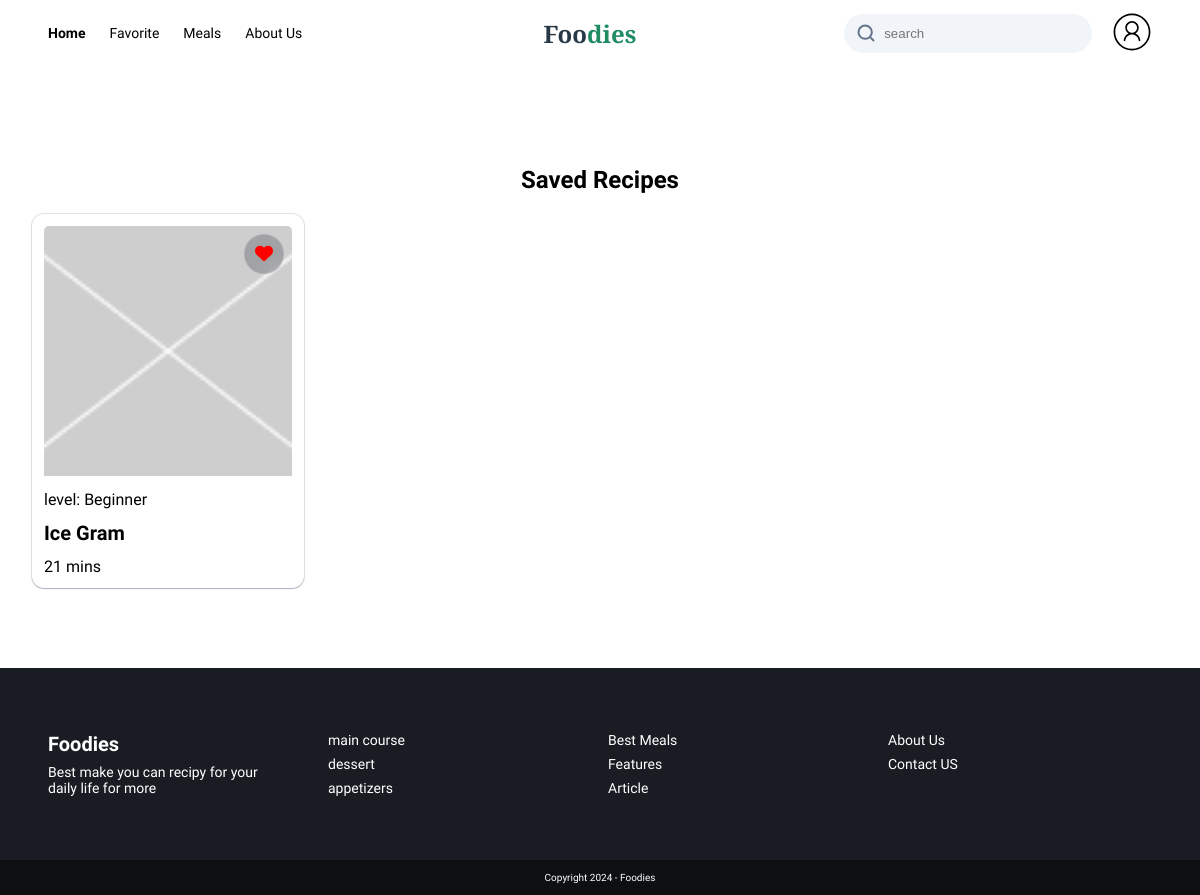
Screenshot of /favorite/ (signed in) with the database file from the repository.
### recipes/models.py (models this page shows, shortened)
class Recipe(models.Model):
    id = models.AutoField(primary_key=True)
    date = models.DateField(auto_now_add=True)
    name = models.CharField(max_length=100)
    publisher = models.ForeignKey(Publisher, on_delete=models.CASCADE, related_name="PublishInfo")
    description = models.TextField(null=False, blank=False)
    duration = models.PositiveIntegerField(null=True, blank=True)
    level = models.ForeignKey(Level, on_delete=models.CASCADE, name='Level')
    category = models.ForeignKey(Category, on_delete=models.CASCADE, related_name="recipes")
    ingredients = models.ManyToManyField(Ingredient, through='RecipeIngredient', related_name='recipes')
    steps = models.TextField(null=False, blank=False)
    image_link = models.CharField(max_length=1000, default='defaultImage')

class Level(models.Model):
    name = models.CharField(max_length=100)
    def __str__(self):
        return f"level: {self.name}"

### recipes/views.py (the view)
# urls.py: path('favorite/', views.favorite, name="favorite"),
def favorite(request):
    if request.user.is_authenticated:
        recipes = Recipe.objects.all()
        RecipeIngredients = RecipeIngredient.objects.all()
        bookmarks = None
        user = request.user
        bookmarks = Bookmark.objects.filter(user=user).select_related("recipe")
        Categories = Category.objects.all()
        return render(request, 'recipes/favorite.html', {
            'recipes': recipes,
            'RecipeIngredients': RecipeIngredients,
            'bookmarks': bookmarks,
            'Categories': Categories,
        })
    else:
        return redirect(reverse('users:login_view'))

### recipes/templatetags/bookmark_filter.py (called while the page is built)
@register.filter(name='check_bookmark')
def check_bookmark(user, recipe_id):
    return Bookmark.objects.filter(user=user, recipe_id=recipe_id).exists()

### recipes/templatetags/divisibleby.py (called while the page is built)
@register.filter(name='divisibleby')
def divisibleby(number, divisor):
    return number % divisor == 0

### templates/recipes/favorite.html (shortened to what this page needs)
{% load static %}
{% load bookmark_filter %}
{% load divisibleby %}
<!DOCTYPE html>
<html lang="en">
<head>
    <link rel="stylesheet" href="{% static 'recipes/style/header.css' %}?{% now 'U' %} ">
    <link rel="stylesheet" href="{% static 'recipes/style/favorite.css' %}?{% now "U" %}"/>
</head>
<body>
<header>
    <div class="left-side hide-mobile">
        <nav class="hide-mobile">
            <ul>
                <li class="active"><a href="{% url 'index' %}">Home</a></li>
                <li><a href="{% url 'favorite' %}">Favorite</a></li>
                <li class="select-container">
                    <p class="select-paragraph">Meals</p>
                </li>
                <li><a href="{% url 'AboutUs' %}">About Us</a></li>
            </ul>
        </nav>
    </div>
    <div class="logo">
        <h1>
            <a href="{% url 'index' %}">Foo<span>dies</span></a>
        </h1>
    </div>
    <div class="right-side">
        <form class="search-field">
            <input type="search" class="input-field" placeholder="search"/>
        </form>
        <div>
            {% if request.user.is_authenticated %}
                <a href="{% url 'users:profile' %}">
                    <img src="{% static 'Assets/profile.svg' %}" alt="profile icon" width="40px" height="40px">
                </a>
            {% else %}
                <div class="hide-mobile verification-btn ">
                    <a class="loginInBtn" href="{% url 'users:login_view' %}">login</a>
                    <a class="signInBtn" href="{% url 'users:register' %}">Sign Up</a>
                </div>
            {% endif %}
        </div>
    </div>
</header>
<div class="my-recipes">
    <div class="my-recipes-wrapper">
        <div class="recipes-head">
            <div class="links">
                <p>Saved Recipes</p>
            </div>
        </div>
        <div class="carts-container">
            <div class="rows">
                {% for recipe in recipes %}
                    {% if request.user|check_bookmark:recipe.id %}
                        <div class="cart">
                            <div class="cart-top">
                                {% if recipe.image_link == 'defaultImage' %}
                                    <img src="{% static 'Assets/defaultImage.png' %}" alt="Default Image">
                                {% else %}
                                    <img src="{{ recipe.image_link }}" alt="{{ recipe.name }} Image">
                                {% endif %}
                                 <form method="POST" id="form-{{ recipe.id }}" class="like-icon"
                                      action="{% url 'add_to_favorites' recipe_id=recipe.id %}">
                                    <div>
                                        {% if request.user.is_authenticated %}
                                            {% if request.user|check_bookmark:recipe.id %}
                                                <i class="fa-solid marked favorite-icon fa-heart"
                                                   id="icon-{{ recipe.id }}" recipeID="{{ recipe.id }}"></i>
                                            {% else %}
                                                <i class="fa-regular favorite-icon fa-heart" id="icon-{{ recipe.id }}"
                                                   recipeID="{{ recipe.id }}"></i>
                                            {% endif %}
                                        {% else %}
                                            <i class="fa-regular favorite-icon fa-heart" id="icon-{{ recipe.id }}"
                                               recipeID="{{ recipe.id }}"></i>
                                        {% endif %}
                                    </div>
                                </form>
                            </div>
                            <div class="cart-bottom">
                                <div class="rec-details">
                                    <p class="rec-level ">{{ recipe.Level }}</p>
                                    <h3 class="rec-name"><a style="color:black"
                                                            href="{% url 'recipe_details' recipe.id %}">{{ recipe.name }}</a>
                                    </h3>
                                </div>
                                <div class="addition-details">
                                    <p>{{ recipe.duration }} mins</p>
                                </div>
                            </div>
                        </div>
                    {% endif %}
                {% empty %}
                    <h1>Empty</h1>
                {% endfor %}
            </div>
        </div>
    </div>
</div>
<footer>
    <div class="top">
        <div class="col">
            <div class="logo">
                <h1>
                    <a href="{% url 'index' %}">Foo<span>dies</span></a>
                </h1>
                <p>Best make you can recipy for your daily life for more </p>
            </div>
        </div>
        <div class="col">
            <nav>
                <ul>
                    <li><a href="#">main course</a></li>
                    <li><a href="#">dessert</a></li>
                    <li><a href="#">appetizers</a></li>
                </ul>
            </nav>
        </div>
        <div class="col">
            <nav>
                <ul>
                    <li><a href="#">Best Meals</a></li>
                    <li><a href="#">Features</a></li>
                    <li><a href="#">Article</a></li>
                </ul>
            </nav>
        </div>
        <div class="col">
            <nav>
                <ul>
                    <li><a href="#">About Us</a></li>
                    <li><a href="#">Contact US</a></li>
                </ul>
            </nav>
        </div>
    </div>
    <div class="bottom">
        <p>Copyright 2024 - Foodies</p>
    </div>
</footer>
</body>
</html>

### recipes/static/recipes/style/header.css (style rules this page uses)
* { box-sizing: border-box; padding: 0; margin: 0; }
html { font-size: 62.5%; height: 100%; font-family: "Plus Jakarta Sans", sans-serif; }
body { min-height: 100%; display: flex; flex-direction: column; }
.hide-mobile { display: none; }
ul { list-style: none; }
a { text-decoration: none; color: #293845; }
header { display: flex; align-items: center; justify-content: space-between; flex-direction: row; padding: 12px 48px; }
header div { display: flex; align-items: center; flex-direction: row; }
header .left-side { gap: 20px; display: flex; flex-direction: row; justify-content: space-between; }
header .logo { width: 40%; }
header .logo h1 { font-size: 2.4rem; }
header .logo h1 a { font-weight: 800; font-family: 'Source Serif 4', serif; }
header .logo h1 a span { color: #208C64; }
.hide-mobile, header .verification-btn { display: none; }
header nav ul { display: flex; align-items: center; gap: 24px; }
header nav ul li { font-size: 1.4rem; font-weight: 500; }
header nav ul li p { font-size: 1.4rem; }
header .right-side { display: flex; flex-direction: row; align-items: center; justify-content: flex-end; gap: 12px; width: 60%; }
header .search-field { width: 50%; position: relative; }
header .right-side .input-field { width: 100%; padding: 12px 12px 12px 40px; border: none; background-color: #F1F5F9; border-radius: 20px; }
header .search-field svg { position: absolute; left: 12px; top: 9px; width: 20px; height: 20px; }
.marked { color: red; }
.top ul a { font-size: 1.4rem; color: white; }
.top .logo { width: 100%; display: flex; flex-direction: column; gap: 8px; }
.top .logo h1 a { color: white; }
.top .logo p { width: 80%; font-size: 1.4rem; }
header nav.hide-mobile ul li a { transition: all .4s ease; color: black; }
header nav.hide-mobile ul li.active { font-weight: bold; }
.select-container { position: relative; transition: display .4s ease; transition-duration: 2s; }
footer { display: flex; background-color: #191D23; flex-direction: column; color: white; margin-top: auto; }
footer .top { width: 100%; padding: 64px 48px; display: grid; grid-template-columns: repeat(2, 1fr); gap: 1.6rem; }
footer .top ul { display: flex; flex-direction: column; gap: 8px; }
footer .bottom { display: flex; justify-content: center; padding: 12px 16px; background-color: #0D0F11; }
@media only screen and (min-width: 860px) { .hide-mobile, header .verification-btn { display: unset; } }
@media only screen and (min-width: 860px) { header .left-side { gap: 20px; width: 50%; } }
@media only screen and (min-width: 860px) { header .logo { width: unset; } }
@media only screen and (min-width: 860px) { header .right-side { gap: 20px; width: 50%; margin-left: 20px; } }
@media only screen and (min-width: 860px) { footer .top { grid-template-columns: repeat(4, 1fr); } }

### rows the page displays
Recipe: Level "level: Beginner", name "Ice Gram", duration "21"
